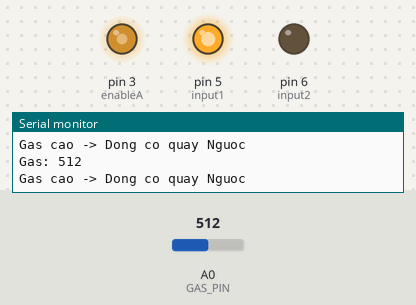
This sketch was run on a simulated Arduino Uno, built with avr-gcc and run on an emulated ATmega328P. Parts: output pins drawn as LEDs (lit = HIGH), the last lines printed to the serial monitor. The inputs (shaded band) are chosen by the test bench; at power-on: A0 (GAS_PIN) = 512.

Above: at 1.2 s.
1.3 s: A0 (GAS_PIN) set to 213
2.8 s: A0 (GAS_PIN) set to 182
At 3.3 s:
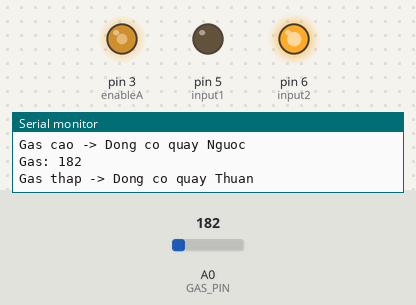
4.5 s: A0 (GAS_PIN) set to 210
At 5.7 s:
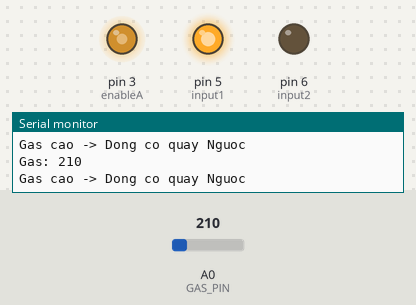
6.0 s: A0 (GAS_PIN) set to 190
At 7.0 s:
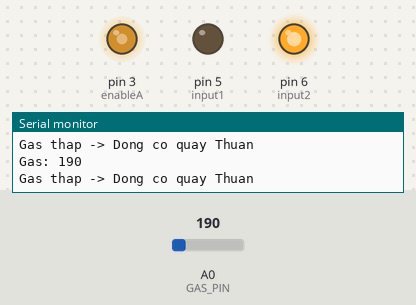
Timing chart, 0 to 8.5 s (numbered marks = the images above; inputs shaded):
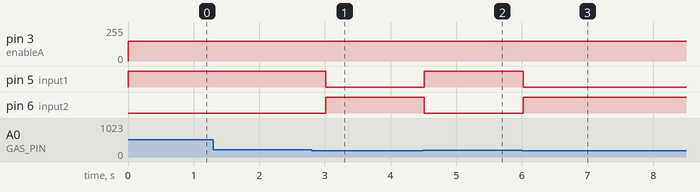

Measured:
- the behaviour switches between 201 and 200 on A0 (GAS_PIN) (found by bisection; images 0 and 1)
- after the input at 2.8 s, pin 5 (input1): HIGH → LOW after 0.21 s; pin 6 (input2): LOW → HIGH after 0.21 s
- after the input at 4.5 s, pin 5 (input1): LOW → HIGH at once; pin 6 (input2): HIGH → LOW at once
- after the input at 6.0 s, pin 5 (input1): HIGH → LOW at once; pin 6 (input2): LOW → HIGH at once

The sketch:

DC_Gas.ino
```cpp
// ===== CAM BIEN GAS =====
#define GAS_PIN A0
#define GAS_THRESHOLD 200

// ===== DONG CO DC =====
#define enableA 3
#define input1 5
#define input2 6

void setup() {
  Serial.begin(9600);

  pinMode(enableA, OUTPUT);
  pinMode(input1, OUTPUT);
  pinMode(input2, OUTPUT);

  // Tat dong co luc khoi dong
  analogWrite(enableA, 0);
  digitalWrite(input1, LOW);
  digitalWrite(input2, LOW);

  Serial.println("Gas + Dong co DC san sang...");
}

void loop() {
  int gasValue = analogRead(GAS_PIN);
  Serial.print("Gas: ");
  Serial.println(gasValue);

  if (gasValue > GAS_THRESHOLD) {
    Serial.println("Gas cao -> Dong co quay Nguoc");

    analogWrite(enableA, 150);     // toc do
    digitalWrite(input1, HIGH);
    digitalWrite(input2, LOW);

  } else {
    Serial.println("Gas thap -> Dong co quay Thuan");

    analogWrite(enableA, 150);
    digitalWrite(input1, LOW);
    digitalWrite(input2, HIGH);
  }

  delay(300); // nho, tranh rung
}
```
